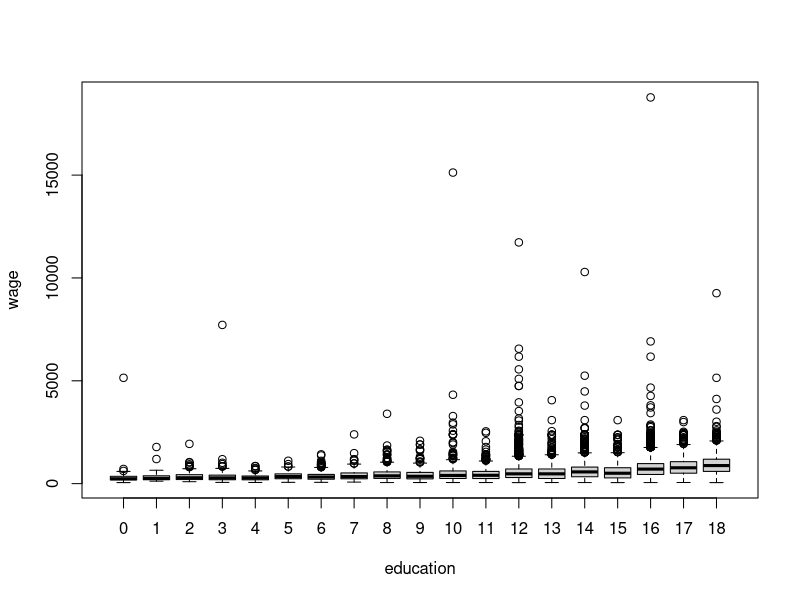
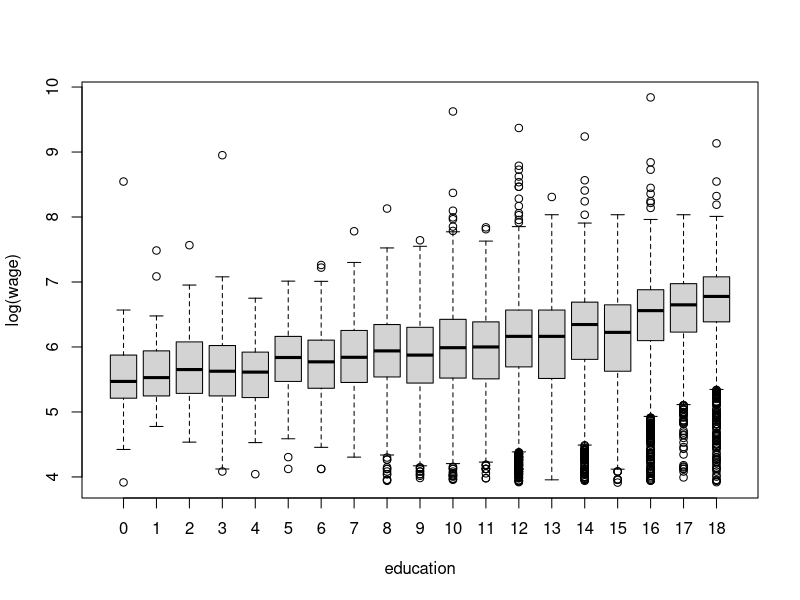
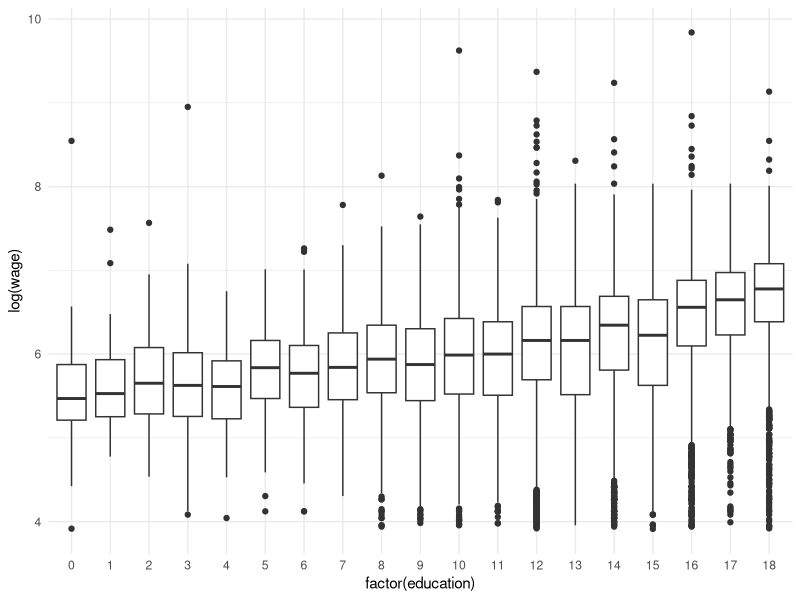
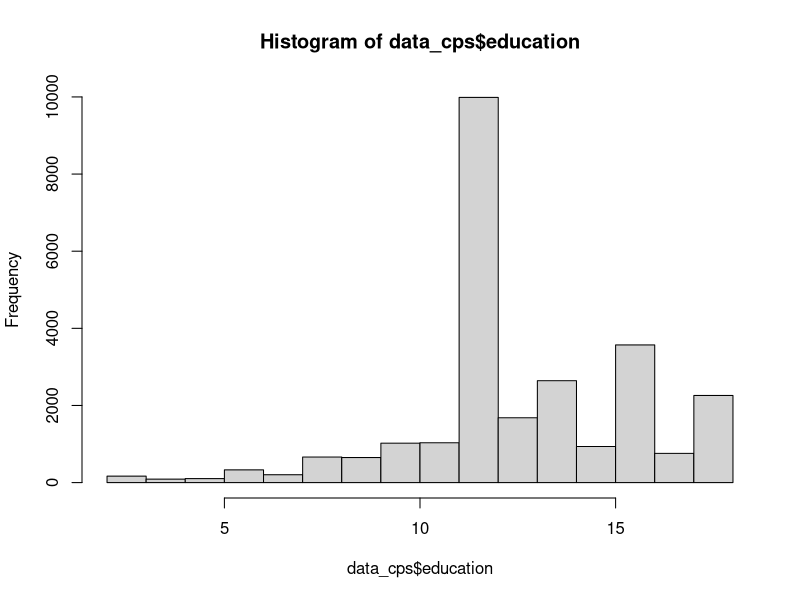

These figures' R source, in order:

library(tidyverse)
library(lmtest)
library(AER)
library(car)
library(MASS)
library(ggplot2)
data("CPS1988")
help("CPS1988")
str(CPS1988)
head(CPS1988)
with(data = CPS1988, boxplot(wage ~ education))
with(data = CPS1988, boxplot(log(wage) ~ education))
ggplot(data = CPS1988, mapping = aes(x = factor(education), y = log(wage))) +
  geom_boxplot() +
  theme_minimal()
data_cps <- with(data = CPS1988,
                 subset(x = CPS1988, subset = experience > 1 & education > 1))
summary(data_cps)
hist(data_cps$education)
